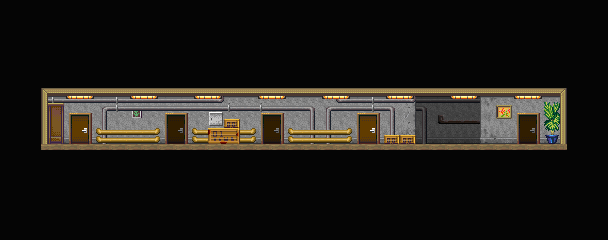

This is a level from a 2D game, rendered from its Tiled map with the project's own tilesets. A one-line summary and the map file follow, with tile-layer data summarised:
An orthogonal 38x15 tile map with 16x16 px tiles, 6 tile layers (Background, Background Above, Same Level, Tile Layer 5, ...) and 25 objects (12x Event, 7x Light, 6x Target).

<map version="1.4" tiledversion="1.4.2" orientation="orthogonal" renderorder="right-down" width="38" height="15" tilewidth="16" tileheight="16" infinite="0" nextlayerid="8" nextobjectid="29">
 <tileset firstgid="1" source="Tilesets/Debug2d.tsx" />
 <layer id="1" name="Background" width="38" height="15">
  <properties>
   <property name="CheckPassability" type="bool" value="true" />
   <property name="z" value="1" />
  </properties>
  <data>[570 cells, 570 non-empty, 21 distinct tile ids]</data>
 </layer>
 <layer id="2" name="Background Above" width="38" height="15">
  <properties>
   <property name="z" value=".5" />
  </properties>
  <data>[570 cells, 18 non-empty, 12 distinct tile ids]</data>
 </layer>
 <layer id="3" name="Same Level" width="38" height="15">
  <properties>
   <property name="CheckPassability" type="bool" value="true" />
  </properties>
  <data>[570 cells, 64 non-empty, 29 distinct tile ids]</data>
 </layer>
 <layer id="4" name="Tile Layer 5" width="38" height="15">
  <data>[570 cells, 5 non-empty, 5 distinct tile ids]</data>
 </layer>
 <layer id="5" name="Tile Layer 6" width="38" height="15">
  <data>[570 cells, 16 non-empty, 2 distinct tile ids]</data>
 </layer>
 <objectgroup id="6" name="Object Layer 1">
  <object id="4" name="hall1" type="Target" x="416" y="128" width="16" height="16" />
  <object id="5" name="hall3" type="Target" x="448" y="128" width="16" height="16" />
  <object id="6" name="hall2" type="Target" x="432" y="128" width="16" height="16" />
  <object id="7" name="hall4" type="Target" x="464" y="128" width="16" height="16" />
  <object id="8" name="tele" type="Event" x="416" y="112" width="16" height="16">
   <properties>
    <property name="onCollide" value="targetTele('ScifiBitch', 'hall5')" />
   </properties>
  </object>
  <object id="9" name="tele" type="Event" x="432" y="112" width="16" height="16">
   <properties>
    <property name="onCollide" value="targetTele('ScifiBitch', 'hall6')" />
   </properties>
  </object>
  <object id="10" name="tele" type="Event" x="448" y="112" width="16" height="16">
   <properties>
    <property name="onCollide" value="targetTele('ScifiBitch', 'hall7')" />
   </properties>
  </object>
  <object id="11" name="tele" type="Event" x="464" y="112" width="16" height="16">
   <properties>
    <property name="onCollide" value="targetTele('ScifiBitch', 'hall8')" />
   </properties>
  </object>
  <object id="12" name="door1" type="Target" x="368" y="128" width="16" height="16" />
  <object id="13" name="door2" type="Target" x="80" y="128" width="16" height="16" />
  <object id="14" name="tele" type="Event" x="352" y="112" width="32" height="16">
   <properties>
    <property name="onCollide" value="play('door'); targetTele('CabinUno', 'door')" />
   </properties>
  </object>
  <object id="15" name="tele" type="Event" x="64" y="112" width="32" height="16">
   <properties>
    <property name="onCollide" value="play('door'); targetTele('CabinDos', 'door')" />
   </properties>
  </object>
  <object id="16" name="ArrowUp" type="Event" x="64" y="160" width="16" height="16">
   <properties>
    <property name="appearance" value="arrow" />
    <property name="face" value="NORTH" />
    <property name="proximity" type="float" value="2" />
   </properties>
  </object>
  <object id="17" name="ArrowUp" type="Event" x="80" y="160" width="16" height="16">
   <properties>
    <property name="appearance" value="arrow" />
    <property name="face" value="NORTH" />
    <property name="proximity" type="float" value="2" />
   </properties>
  </object>
  <object id="18" name="ArrowUp" type="Event" x="368" y="160" width="16" height="16">
   <properties>
    <property name="appearance" value="arrow" />
    <property name="face" value="NORTH" />
    <property name="proximity" type="float" value="2" />
   </properties>
  </object>
  <object id="19" name="ArrowUp" type="Event" x="352" y="160" width="16" height="16">
   <properties>
    <property name="appearance" value="arrow" />
    <property name="face" value="NORTH" />
    <property name="proximity" type="float" value="2" />
   </properties>
  </object>
  <object id="20" name="ArrowUp" type="Event" x="432" y="160" width="16" height="16">
   <properties>
    <property name="appearance" value="arrow" />
    <property name="face" value="NORTH" />
    <property name="proximity" type="float" value="2" />
   </properties>
  </object>
  <object id="21" name="ArrowUp" type="Event" x="448" y="160" width="16" height="16">
   <properties>
    <property name="appearance" value="arrow" />
    <property name="face" value="NORTH" />
    <property name="proximity" type="float" value="2" />
   </properties>
  </object>
  <object id="22" name="HallLight" type="Light" x="64" y="96" width="32">
   <properties>
    <property name="lighting" value="hallway" />
   </properties>
  </object>
  <object id="23" name="HallLight" type="Light" x="128" y="96" width="32">
   <properties>
    <property name="lighting" value="hallway" />
   </properties>
  </object>
  <object id="24" name="HallLight" type="Light" x="192" y="96" width="32">
   <properties>
    <property name="lighting" value="hallway" />
   </properties>
  </object>
  <object id="25" name="HallLight" type="Light" x="256" y="96" width="32">
   <properties>
    <property name="lighting" value="hallway" />
   </properties>
  </object>
  <object id="26" name="HallLight" type="Light" x="320" y="96" width="32">
   <properties>
    <property name="lighting" value="hallway" />
   </properties>
  </object>
  <object id="27" name="HallLight" type="Light" x="384" y="96" width="32">
   <properties>
    <property name="lighting" value="hallway" />
   </properties>
  </object>
  <object id="28" name="HallLight" type="Light" x="512" y="96" width="32">
   <properties>
    <property name="lighting" value="hallway" />
   </properties>
  </object>
 </objectgroup>
 <layer id="7" name="Foreground" width="38" height="15">
  <data>[570 cells, 0 non-empty, 0 distinct tile ids]</data>
 </layer>
</map>
